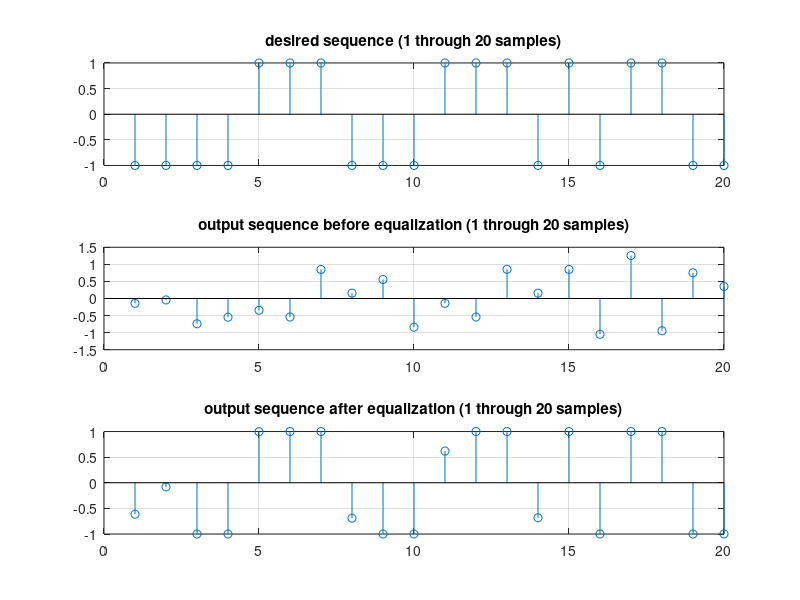
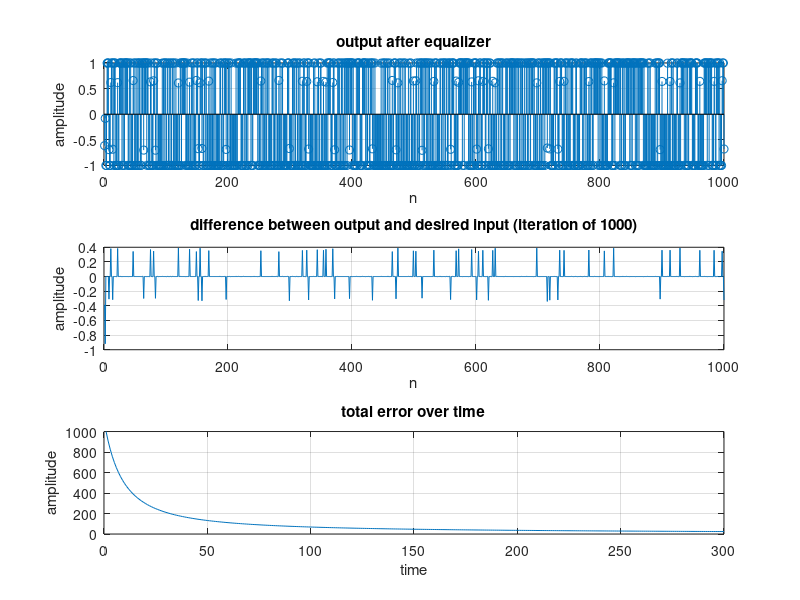
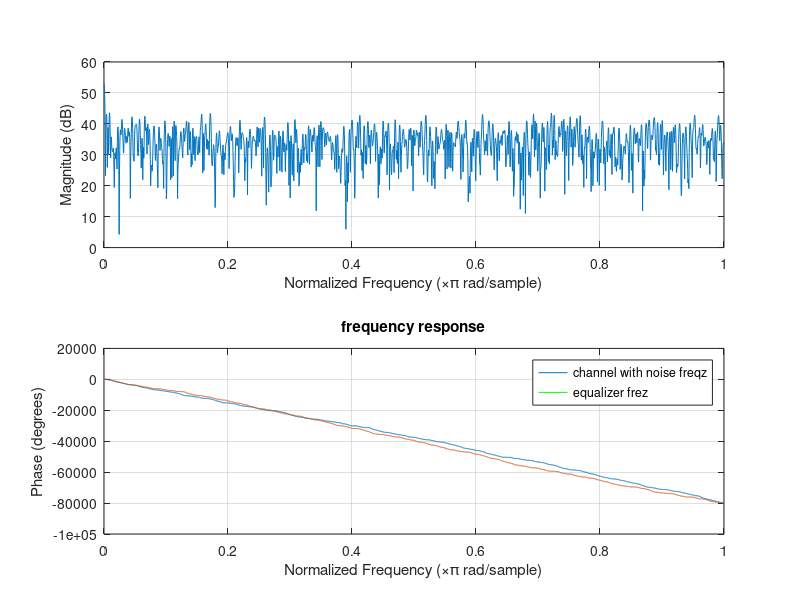
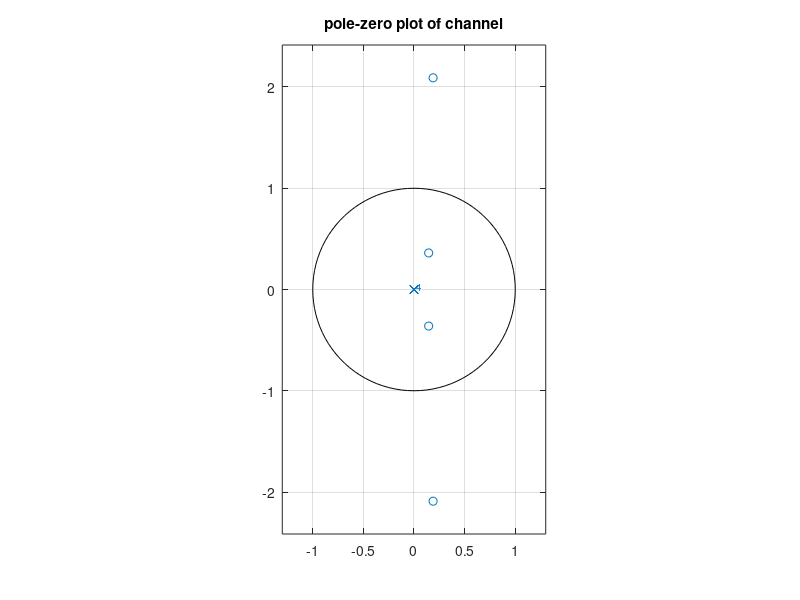

These figures' MATLAB source, in order:
%% Part B adaptive equalization
clear all
close all
n = linspace(1,1000,1000);
u = 0.08;
e = ones(1,1000);
w = zeros(1,1000);
y = zeros(1,1000);

%generate random bits
s = zeros(1,1000);
for i=1:length(s)
    if 10*rand>5
        s(i)=1;
    else
        s(i)=-1;
    end
end
d=s;
%channel unit-sample response
h=[.15 -.1 .7 -.2 0.1];
h_next=0;
%convolute with bit sequence
x1=filter(h,1,s);


%generate random noise
noise = 0.01*rand(1,1000);
%complete input sequence recieved
x = x1+noise;

%adaptive equalization
for n= 1 : 300
    y = w .* x;
    e = d - y;
    wprev = w;
    w=wprev + 2*u*e.* x;
    error(n)=sum(abs(e));

end



%graph
figure(1)
subplot(3,1,1)
stem(1:20,d(1:20))
title('desired sequence (1 through 20 samples)');grid on
subplot(3,1,2)
stem(1:20,x(1:20))
title('output sequence before equalization (1 through 20 samples)');grid on
subplot(3,1,3)
stem(1:20,y(1:20))
title('output sequence after equalization (1 through 20 samples)');grid on

figure(2)
subplot(3,1,1)
stem(y)
title('output after equalizer');grid on
xlabel('n');ylabel('amplitude');
subplot(3,1,2)
plot(e)
title('difference between output and desired input (iteration of 1000)');grid on
xlabel('n');ylabel('amplitude');
subplot(3,1,3)
plot(error)
title('total error over time');grid on
xlabel('time');ylabel('amplitude');

figure(3)
%hold on ; freqz(x);
hold on; freqz(filter(h,1,noise)); title('frequency response of channel with noise');
hold on; freqz(w); title('frequency response of equalizer');
hold off ;
legend('channel with noise freqz','equalizer frez');
lines = findall(gcf,'type','line');
set(lines(1),'Color','red')
set(lines(2),'Color','green')
title('frequency response');grid on

figure(4)
zplane(h);grid on;
title('pole-zero plot of channel')

figure(5)
subplot(2,1,1);impz(h);grid on
title('impulse response of channel')
xlabel('n');ylabel('amplitude');
subplot(2,1,2);impz(w);grid on
title('impulse response of equalizer')
xlabel('n');ylabel('amplitude');
ylim([-8 8])

%estimate output to input LTI system
channel=filter(h,1,noise).*w;
figure(6)
subplot(2,1,1)
freqz(channel)
title('frequency response of LTI blackbox')
subplot(2,1,2)
impz(channel)
title('impulse response of LTI blackbox')



